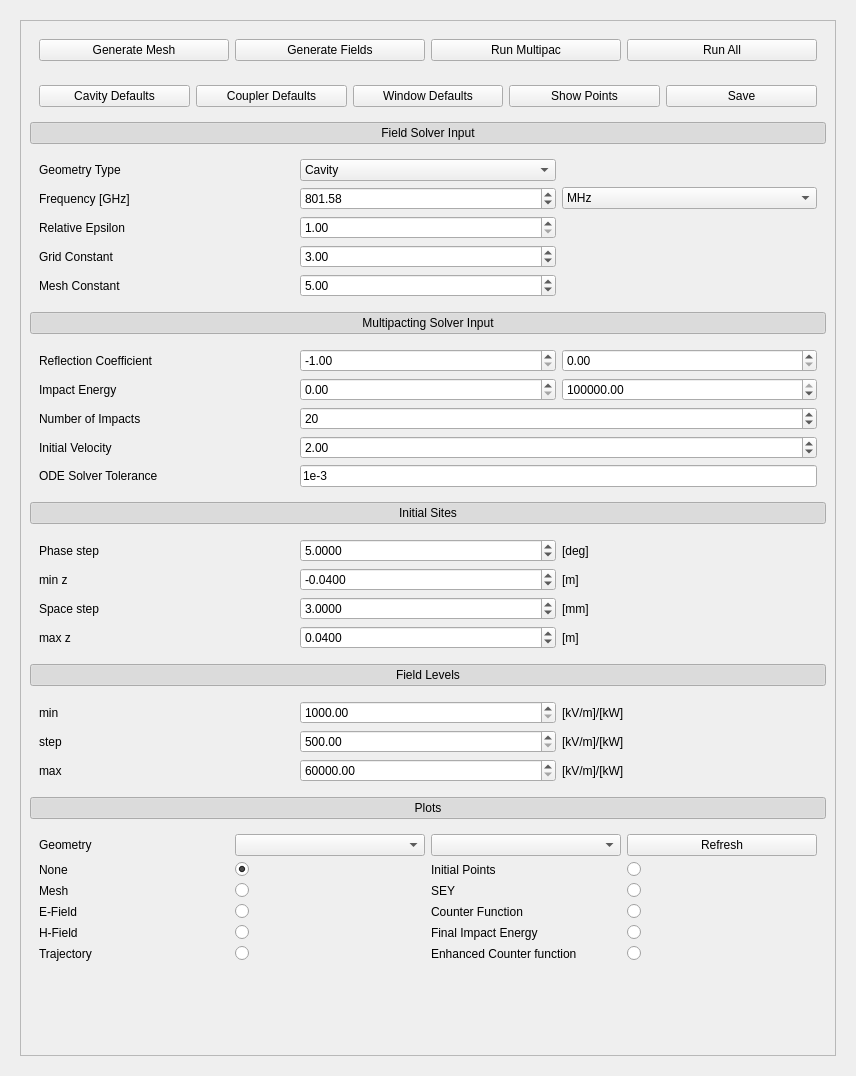
<?xml version="1.0" encoding="UTF-8"?>
<ui version="4.0">
 <class>Multipacting</class>
 <widget class="QWidget" name="Multipacting">
  <property name="geometry">
   <rect>
    <x>0</x>
    <y>0</y>
    <width>856</width>
    <height>1076</height>
   </rect>
  </property>
  <property name="windowTitle">
   <string>Form</string>
  </property>
  <layout class="QGridLayout" name="gridLayout">
   <item row="0" column="0">
    <widget class="QWidget" name="widget" native="true">
     <property name="sizePolicy">
      <sizepolicy hsizetype="MinimumExpanding" vsizetype="MinimumExpanding">
       <horstretch>0</horstretch>
       <verstretch>0</verstretch>
      </sizepolicy>
     </property>
     <layout class="QGridLayout" name="gridLayout_2">
      <item row="0" column="0">
       <widget class="QScrollArea" name="scrollArea">
        <property name="widgetResizable">
         <bool>true</bool>
        </property>
        <widget class="QWidget" name="scrollAreaWidgetContents">
         <property name="geometry">
          <rect>
           <x>0</x>
           <y>0</y>
           <width>789</width>
           <height>1037</height>
          </rect>
         </property>
         <layout class="QGridLayout" name="gridLayout_5">
          <item row="1" column="0">
           <widget class="QWidget" name="widget_2" native="true">
            <layout class="QGridLayout" name="gridLayout_11">
             <item row="0" column="1">
              <widget class="QPushButton" name="pb_Coupler_Defaults">
               <property name="text">
                <string>Coupler Defaults</string>
               </property>
              </widget>
             </item>
             <item row="0" column="3">
              <widget class="QPushButton" name="pb_Show_Points">
               <property name="text">
                <string>Show Points</string>
               </property>
              </widget>
             </item>
             <item row="0" column="2">
              <widget class="QPushButton" name="pb_Window_Defaults">
               <property name="text">
                <string>Window Defaults</string>
               </property>
              </widget>
             </item>
             <item row="0" column="0">
              <widget class="QPushButton" name="pb_Cavity_Defaults">
               <property name="text">
                <string>Cavity Defaults</string>
               </property>
              </widget>
             </item>
             <item row="0" column="4">
              <widget class="QPushButton" name="pb_Save">
               <property name="text">
                <string>Save</string>
               </property>
              </widget>
             </item>
            </layout>
           </widget>
          </item>
          <item row="2" column="0">
           <widget class="QPushButton" name="pb_Field_Solver_Input">
            <property name="text">
             <string>Field Solver Input</string>
            </property>
            <property name="checkable">
             <bool>true</bool>
            </property>
            <property name="checked">
             <bool>true</bool>
            </property>
           </widget>
          </item>
          <item row="12" column="0">
           <spacer name="verticalSpacer">
            <property name="orientation">
             <enum>Qt::Vertical</enum>
            </property>
            <property name="sizeHint" stdset="0">
             <size>
              <width>20</width>
              <height>40</height>
             </size>
            </property>
           </spacer>
          </item>
          <item row="4" column="0">
           <widget class="QPushButton" name="pb_Multipacting_Solver_Input">
            <property name="text">
             <string>Multipacting Solver Input</string>
            </property>
            <property name="checkable">
             <bool>true</bool>
            </property>
            <property name="checked">
             <bool>true</bool>
            </property>
           </widget>
          </item>
          <item row="6" column="0">
           <widget class="QPushButton" name="pb_Initial_Sites">
            <property name="text">
             <string>Initial Sites</string>
            </property>
            <property name="checkable">
             <bool>true</bool>
            </property>
            <property name="checked">
             <bool>true</bool>
            </property>
           </widget>
          </item>
          <item row="8" column="0">
           <widget class="QPushButton" name="pb_Field_Levels">
            <property name="text">
             <string>Field Levels</string>
            </property>
            <property name="checkable">
             <bool>true</bool>
            </property>
            <property name="checked">
             <bool>true</bool>
            </property>
           </widget>
          </item>
          <item row="7" column="0">
           <widget class="QWidget" name="w_Initial_Sites" native="true">
            <layout class="QGridLayout" name="gridLayout_7">
             <item row="0" column="0">
              <widget class="QLabel" name="label_10">
               <property name="text">
                <string>Phase step</string>
               </property>
              </widget>
             </item>
             <item row="1" column="0">
              <widget class="QLabel" name="label_11">
               <property name="text">
                <string>min z</string>
               </property>
              </widget>
             </item>
             <item row="2" column="0">
              <widget class="QLabel" name="label_12">
               <property name="text">
                <string>Space step</string>
               </property>
              </widget>
             </item>
             <item row="3" column="0">
              <widget class="QLabel" name="label_13">
               <property name="text">
                <string>max z</string>
               </property>
              </widget>
             </item>
             <item row="0" column="1">
              <widget class="QDoubleSpinBox" name="dsb_Initial_Sites_Phase_Step">
               <property name="decimals">
                <number>4</number>
               </property>
               <property name="maximum">
                <double>100000000000000000.000000000000000</double>
               </property>
               <property name="singleStep">
                <double>0.100000000000000</double>
               </property>
               <property name="value">
                <double>5.000000000000000</double>
               </property>
              </widget>
             </item>
             <item row="2" column="1">
              <widget class="QDoubleSpinBox" name="dsb_Initial_Sites_Step">
               <property name="decimals">
                <number>4</number>
               </property>
               <property name="minimum">
                <double>0.500000000000000</double>
               </property>
               <property name="maximum">
                <double>1000.000000000000000</double>
               </property>
               <property name="singleStep">
                <double>0.500000000000000</double>
               </property>
               <property name="value">
                <double>3.000000000000000</double>
               </property>
              </widget>
             </item>
             <item row="1" column="1">
              <widget class="QDoubleSpinBox" name="dsb_Initial_Sites_Min">
               <property name="decimals">
                <number>4</number>
               </property>
               <property name="minimum">
                <double>-1000.000000000000000</double>
               </property>
               <property name="maximum">
                <double>1000.000000000000000</double>
               </property>
               <property name="singleStep">
                <double>0.100000000000000</double>
               </property>
               <property name="value">
                <double>-0.040000000000000</double>
               </property>
              </widget>
             </item>
             <item row="3" column="1">
              <widget class="QDoubleSpinBox" name="dsb_Initial_Sites_Max">
               <property name="decimals">
                <number>4</number>
               </property>
               <property name="minimum">
                <double>-10000.000000000000000</double>
               </property>
               <property name="maximum">
                <double>10000.000000000000000</double>
               </property>
               <property name="singleStep">
                <double>0.010000000000000</double>
               </property>
               <property name="value">
                <double>0.040000000000000</double>
               </property>
              </widget>
             </item>
             <item row="1" column="2">
              <widget class="QLabel" name="label_31">
               <property name="text">
                <string>[m]</string>
               </property>
              </widget>
             </item>
             <item row="2" column="2">
              <widget class="QLabel" name="label_34">
               <property name="text">
                <string>[mm]</string>
               </property>
              </widget>
             </item>
             <item row="3" column="2">
              <widget class="QLabel" name="label_35">
               <property name="text">
                <string>[m]</string>
               </property>
              </widget>
             </item>
             <item row="0" column="2">
              <widget class="QLabel" name="label_36">
               <property name="text">
                <string>[deg]</string>
               </property>
              </widget>
             </item>
            </layout>
           </widget>
          </item>
          <item row="9" column="0">
           <widget class="QWidget" name="w_Field_Levels" native="true">
            <layout class="QGridLayout" name="gridLayout_8">
             <item row="0" column="1">
              <widget class="QDoubleSpinBox" name="dsb_Field_Levels_Min">
               <property name="minimum">
                <double>1000.000000000000000</double>
               </property>
               <property name="maximum">
                <double>999999999999999.000000000000000</double>
               </property>
              </widget>
             </item>
             <item row="2" column="1">
              <widget class="QDoubleSpinBox" name="dsb_Field_Levels_Max">
               <property name="minimum">
                <double>60000.000000000000000</double>
               </property>
               <property name="maximum">
                <double>999999999999.000000000000000</double>
               </property>
              </widget>
             </item>
             <item row="1" column="0">
              <widget class="QLabel" name="label_21">
               <property name="text">
                <string>step</string>
               </property>
              </widget>
             </item>
             <item row="0" column="0">
              <widget class="QLabel" name="label_14">
               <property name="text">
                <string>min</string>
               </property>
              </widget>
             </item>
             <item row="1" column="1">
              <widget class="QDoubleSpinBox" name="dsb_Field_Levels_Step">
               <property name="minimum">
                <double>500.000000000000000</double>
               </property>
               <property name="maximum">
                <double>999999999999999.000000000000000</double>
               </property>
              </widget>
             </item>
             <item row="2" column="0">
              <widget class="QLabel" name="label_22">
               <property name="text">
                <string>max</string>
               </property>
              </widget>
             </item>
             <item row="0" column="2">
              <widget class="QLabel" name="label_24">
               <property name="text">
                <string>[kV/m]/[kW]</string>
               </property>
              </widget>
             </item>
             <item row="1" column="2">
              <widget class="QLabel" name="label_29">
               <property name="text">
                <string>[kV/m]/[kW]</string>
               </property>
              </widget>
             </item>
             <item row="2" column="2">
              <widget class="QLabel" name="label_30">
               <property name="text">
                <string>[kV/m]/[kW]</string>
               </property>
              </widget>
             </item>
            </layout>
           </widget>
          </item>
          <item row="5" column="0">
           <widget class="QWidget" name="w_Multipacting_Solver_Input" native="true">
            <layout class="QGridLayout" name="gridLayout_3">
             <item row="1" column="1">
              <widget class="QDoubleSpinBox" name="dsb_Impact_Energy_Min"/>
             </item>
             <item row="0" column="0">
              <widget class="QLabel" name="label">
               <property name="text">
                <string>Reflection Coefficient</string>
               </property>
              </widget>
             </item>
             <item row="1" column="2">
              <widget class="QDoubleSpinBox" name="dsb_Impact_Energy_Max">
               <property name="minimum">
                <double>100.000000000000000</double>
               </property>
               <property name="maximum">
                <double>999999999999999.000000000000000</double>
               </property>
               <property name="singleStep">
                <double>10.000000000000000</double>
               </property>
               <property name="value">
                <double>1000000.000000000000000</double>
               </property>
              </widget>
             </item>
             <item row="0" column="1">
              <widget class="QDoubleSpinBox" name="dsb_Reflection_Coeff_Re">
               <property name="minimum">
                <double>-1.000000000000000</double>
               </property>
               <property name="maximum">
                <double>1.000000000000000</double>
               </property>
               <property name="value">
                <double>-1.000000000000000</double>
               </property>
              </widget>
             </item>
             <item row="2" column="0">
              <widget class="QLabel" name="label_8">
               <property name="text">
                <string>Number of Impacts</string>
               </property>
              </widget>
             </item>
             <item row="3" column="0">
              <widget class="QLabel" name="label_9">
               <property name="text">
                <string>Initial Velocity</string>
               </property>
              </widget>
             </item>
             <item row="0" column="2">
              <widget class="QDoubleSpinBox" name="dsb_Reflection_Coeff_Im"/>
             </item>
             <item row="1" column="0">
              <widget class="QLabel" name="label_7">
               <property name="text">
                <string>Impact Energy</string>
               </property>
              </widget>
             </item>
             <item row="4" column="0">
              <widget class="QLabel" name="label_26">
               <property name="text">
                <string>ODE Solver Tolerance</string>
               </property>
              </widget>
             </item>
             <item row="2" column="1" colspan="2">
              <widget class="QSpinBox" name="sb_Number_Of_Impacts">
               <property name="minimum">
                <number>10</number>
               </property>
               <property name="value">
                <number>20</number>
               </property>
              </widget>
             </item>
             <item row="3" column="1" colspan="2">
              <widget class="QDoubleSpinBox" name="dsb_Initial_Velocity">
               <property name="minimum">
                <double>1.100000000000000</double>
               </property>
               <property name="value">
                <double>2.000000000000000</double>
               </property>
              </widget>
             </item>
             <item row="4" column="1" colspan="2">
              <widget class="QLineEdit" name="le_ODE_Solver_Tolerance">
               <property name="text">
                <string>1e-3</string>
               </property>
              </widget>
             </item>
            </layout>
           </widget>
          </item>
          <item row="3" column="0">
           <widget class="QWidget" name="w_Field_Solver_Input" native="true">
            <layout class="QGridLayout" name="gridLayout_4">
             <item row="0" column="0">
              <widget class="QLabel" name="label_2">
               <property name="text">
                <string>Geometry Type</string>
               </property>
              </widget>
             </item>
             <item row="0" column="2">
              <widget class="QComboBox" name="cb_Geometry_Type">
               <item>
                <property name="text">
                 <string>Cavity</string>
                </property>
               </item>
               <item>
                <property name="text">
                 <string>Coupler</string>
                </property>
               </item>
               <item>
                <property name="text">
                 <string>Window</string>
                </property>
               </item>
              </widget>
             </item>
             <item row="4" column="0">
              <widget class="QLabel" name="label_6">
               <property name="text">
                <string>Mesh Constant</string>
               </property>
              </widget>
             </item>
             <item row="1" column="3">
              <widget class="QComboBox" name="cb_Frequency_Unit">
               <item>
                <property name="text">
                 <string>MHz</string>
                </property>
               </item>
               <item>
                <property name="text">
                 <string>GHz</string>
                </property>
               </item>
               <item>
                <property name="text">
                 <string>kHz</string>
                </property>
               </item>
               <item>
                <property name="text">
                 <string>Hz</string>
                </property>
               </item>
              </widget>
             </item>
             <item row="3" column="0">
              <widget class="QLabel" name="label_5">
               <property name="text">
                <string>Grid Constant</string>
               </property>
              </widget>
             </item>
             <item row="1" column="2">
              <widget class="QDoubleSpinBox" name="dsb_Frequency">
               <property name="minimum">
                <double>2.000000000000000</double>
               </property>
               <property name="maximum">
                <double>999999999999999983222784.000000000000000</double>
               </property>
               <property name="value">
                <double>801.580000000000041</double>
               </property>
              </widget>
             </item>
             <item row="2" column="2">
              <widget class="QDoubleSpinBox" name="dsb_Relative_Epsilon">
               <property name="minimum">
                <double>1.000000000000000</double>
               </property>
              </widget>
             </item>
             <item row="3" column="2">
              <widget class="QDoubleSpinBox" name="dsb_Grid_Constant">
               <property name="minimum">
                <double>0.100000000000000</double>
               </property>
               <property name="value">
                <double>3.000000000000000</double>
               </property>
              </widget>
             </item>
             <item row="2" column="0">
              <widget class="QLabel" name="label_4">
               <property name="text">
                <string>Relative Epsilon</string>
               </property>
              </widget>
             </item>
             <item row="1" column="0">
              <widget class="QLabel" name="label_3">
               <property name="text">
                <string>Frequency [GHz]</string>
               </property>
              </widget>
             </item>
             <item row="4" column="2">
              <widget class="QDoubleSpinBox" name="dsb_Mesh_Constant">
               <property name="minimum">
                <double>0.010000000000000</double>
               </property>
               <property name="singleStep">
                <double>0.500000000000000</double>
               </property>
               <property name="value">
                <double>5.000000000000000</double>
               </property>
              </widget>
             </item>
            </layout>
           </widget>
          </item>
          <item row="13" column="0">
           <spacer name="verticalSpacer_2">
            <property name="orientation">
             <enum>Qt::Vertical</enum>
            </property>
            <property name="sizeHint" stdset="0">
             <size>
              <width>20</width>
              <height>40</height>
             </size>
            </property>
           </spacer>
          </item>
          <item row="10" column="0">
           <widget class="QPushButton" name="pb_Plots">
            <property name="text">
             <string>Plots</string>
            </property>
            <property name="checkable">
             <bool>true</bool>
            </property>
            <property name="checked">
             <bool>true</bool>
            </property>
           </widget>
          </item>
          <item row="0" column="0">
           <widget class="QWidget" name="widget_3" native="true">
            <layout class="QGridLayout" name="gridLayout_9">
             <item row="0" column="3">
              <widget class="QPushButton" name="pb_Run">
               <property name="text">
                <string>Run All</string>
               </property>
              </widget>
             </item>
             <item row="0" column="0">
              <widget class="QPushButton" name="pb_Generate_Mesh">
               <property name="text">
                <string>Generate Mesh</string>
               </property>
              </widget>
             </item>
             <item row="0" column="2">
              <widget class="QPushButton" name="pb_Run_Multipac">
               <property name="text">
                <string>Run Multipac</string>
               </property>
              </widget>
             </item>
             <item row="0" column="1">
              <widget class="QPushButton" name="pb_Generate_Fields">
               <property name="text">
                <string>Generate Fields</string>
               </property>
              </widget>
             </item>
            </layout>
           </widget>
          </item>
          <item row="11" column="0">
           <widget class="QWidget" name="w_Plots" native="true">
            <layout class="QGridLayout" name="gridLayout_6">
             <item row="3" column="1">
              <widget class="QRadioButton" name="rb_Show_E_Field">
               <property name="text">
                <string/>
               </property>
              </widget>
             </item>
             <item row="1" column="0">
              <widget class="QLabel" name="label_19">
               <property name="text">
                <string>None</string>
               </property>
              </widget>
             </item>
             <item row="3" column="0">
              <widget class="QLabel" name="label_16">
               <property name="text">
                <string>E-Field</string>
               </property>
              </widget>
             </item>
             <item row="4" column="1">
              <widget class="QRadioButton" name="rb_Show_H_Field">
               <property name="text">
                <string/>
               </property>
              </widget>
             </item>
             <item row="4" column="0">
              <widget class="QLabel" name="label_17">
               <property name="text">
                <string>H-Field</string>
               </property>
              </widget>
             </item>
             <item row="5" column="1">
              <widget class="QRadioButton" name="rb_Show_Trajectory">
               <property name="text">
                <string/>
               </property>
              </widget>
             </item>
             <item row="1" column="1">
              <widget class="QRadioButton" name="rb_Show_None">
               <property name="text">
                <string/>
               </property>
               <property name="checked">
                <bool>true</bool>
               </property>
              </widget>
             </item>
             <item row="2" column="0">
              <widget class="QLabel" name="label_15">
               <property name="text">
                <string>Mesh</string>
               </property>
              </widget>
             </item>
             <item row="2" column="1">
              <widget class="QRadioButton" name="rb_Show_Mesh">
               <property name="text">
                <string/>
               </property>
              </widget>
             </item>
             <item row="1" column="3">
              <widget class="QLabel" name="label_23">
               <property name="text">
                <string>Initial Points</string>
               </property>
              </widget>
             </item>
             <item row="1" column="4">
              <widget class="QRadioButton" name="rb_Show_Initial_Points">
               <property name="text">
                <string/>
               </property>
              </widget>
             </item>
             <item row="0" column="0">
              <widget class="QLabel" name="label_20">
               <property name="text">
                <string>Geometry</string>
               </property>
              </widget>
             </item>
             <item row="0" column="1">
              <widget class="QComboBox" name="cb_Geometry"/>
             </item>
             <item row="5" column="0">
              <widget class="QLabel" name="label_18">
               <property name="text">
                <string>Trajectory</string>
               </property>
              </widget>
             </item>
             <item row="3" column="4">
              <widget class="QRadioButton" name="rb_Show_Counter_Function">
               <property name="text">
                <string/>
               </property>
              </widget>
             </item>
             <item row="2" column="3">
              <widget class="QLabel" name="label_25">
               <property name="text">
                <string>SEY</string>
               </property>
              </widget>
             </item>
             <item row="2" column="4">
              <widget class="QRadioButton" name="rb_Show_SEY">
               <property name="text">
                <string/>
               </property>
              </widget>
             </item>
             <item row="5" column="4">
              <widget class="QRadioButton" name="rb_Show_Enhanced_Counter_Function">
               <property name="text">
                <string/>
               </property>
              </widget>
             </item>
             <item row="4" column="4">
              <widget class="QRadioButton" name="rb_Show_Final_Impact_Energy">
               <property name="text">
                <string/>
               </property>
              </widget>
             </item>
             <item row="5" column="3">
              <widget class="QLabel" name="label_32">
               <property name="text">
                <string>Enhanced Counter function</string>
               </property>
              </widget>
             </item>
             <item row="4" column="3">
              <widget class="QLabel" name="label_28">
               <property name="text">
                <string>Final Impact Energy</string>
               </property>
              </widget>
             </item>
             <item row="3" column="3">
              <widget class="QLabel" name="label_27">
               <property name="text">
                <string>Counter Function</string>
               </property>
              </widget>
             </item>
             <item row="0" column="4">
              <widget class="QPushButton" name="pb_Refresh">
               <property name="text">
                <string>Refresh</string>
               </property>
              </widget>
             </item>
             <item row="0" column="3">
              <widget class="QCheckableComboBox" name="ccb_Geometry_Plot_Options"/>
             </item>
            </layout>
           </widget>
          </item>
         </layout>
        </widget>
       </widget>
      </item>
     </layout>
    </widget>
   </item>
  </layout>
 </widget>
 <customwidgets>
  <customwidget>
   <class>QCheckableComboBox</class>
   <extends>QComboBox</extends>
   <header>QCheckableComboBox</header>
  </customwidget>
 </customwidgets>
 <resources/>
 <connections>
  <connection>
   <sender>pb_Field_Solver_Input</sender>
   <signal>toggled(bool)</signal>
   <receiver>w_Field_Solver_Input</receiver>
   <slot>setVisible(bool)</slot>
   <hints>
    <hint type="sourcelabel">
     <x>352</x>
     <y>312</y>
    </hint>
    <hint type="destinationlabel">
     <x>352</x>
     <y>419</y>
    </hint>
   </hints>
  </connection>
  <connection>
   <sender>pb_Multipacting_Solver_Input</sender>
   <signal>toggled(bool)</signal>
   <receiver>w_Multipacting_Solver_Input</receiver>
   <slot>setVisible(bool)</slot>
   <hints>
    <hint type="sourcelabel">
     <x>352</x>
     <y>526</y>
    </hint>
    <hint type="destinationlabel">
     <x>352</x>
     <y>1168</y>
    </hint>
   </hints>
  </connection>
  <connection>
   <sender>pb_Initial_Sites</sender>
   <signal>toggled(bool)</signal>
   <receiver>w_Initial_Sites</receiver>
   <slot>setVisible(bool)</slot>
   <hints>
    <hint type="sourcelabel">
     <x>352</x>
     <y>711</y>
    </hint>
    <hint type="destinationlabel">
     <x>352</x>
     <y>1353</y>
    </hint>
   </hints>
  </connection>
  <connection>
   <sender>pb_Field_Levels</sender>
   <signal>toggled(bool)</signal>
   <receiver>w_Field_Levels</receiver>
   <slot>setVisible(bool)</slot>
   <hints>
    <hint type="sourcelabel">
     <x>352</x>
     <y>896</y>
    </hint>
    <hint type="destinationlabel">
     <x>352</x>
     <y>974</y>
    </hint>
   </hints>
  </connection>
  <connection>
   <sender>pb_Plots</sender>
   <signal>toggled(bool)</signal>
   <receiver>w_Plots</receiver>
   <slot>setVisible(bool)</slot>
   <hints>
    <hint type="sourcelabel">
     <x>427</x>
     <y>821</y>
    </hint>
    <hint type="destinationlabel">
     <x>427</x>
     <y>925</y>
    </hint>
   </hints>
  </connection>
  <connection>
   <sender>rb_Show_Counter_Function</sender>
   <signal>toggled(bool)</signal>
   <receiver>ccb_Geometry_Plot_Options</receiver>
   <slot>setEnabled(bool)</slot>
   <hints>
    <hint type="sourcelabel">
     <x>699</x>
     <y>969</y>
    </hint>
    <hint type="destinationlabel">
     <x>511</x>
     <y>894</y>
    </hint>
   </hints>
  </connection>
  <connection>
   <sender>rb_Show_Enhanced_Counter_Function</sender>
   <signal>toggled(bool)</signal>
   <receiver>ccb_Geometry_Plot_Options</receiver>
   <slot>setEnabled(bool)</slot>
   <hints>
    <hint type="sourcelabel">
     <x>699</x>
     <y>1015</y>
    </hint>
    <hint type="destinationlabel">
     <x>511</x>
     <y>894</y>
    </hint>
   </hints>
  </connection>
  <connection>
   <sender>rb_Show_Final_Impact_Energy</sender>
   <signal>toggled(bool)</signal>
   <receiver>ccb_Geometry_Plot_Options</receiver>
   <slot>setEnabled(bool)</slot>
   <hints>
    <hint type="sourcelabel">
     <x>699</x>
     <y>992</y>
    </hint>
    <hint type="destinationlabel">
     <x>511</x>
     <y>894</y>
    </hint>
   </hints>
  </connection>
  <connection>
   <sender>rb_Show_None</sender>
   <signal>toggled(bool)</signal>
   <receiver>ccb_Geometry_Plot_Options</receiver>
   <slot>setDisabled(bool)</slot>
   <hints>
    <hint type="sourcelabel">
     <x>323</x>
     <y>923</y>
    </hint>
    <hint type="destinationlabel">
     <x>511</x>
     <y>894</y>
    </hint>
   </hints>
  </connection>
 </connections>
</ui>
